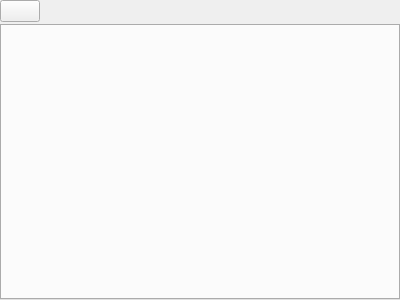
<?xml version="1.0" encoding="UTF-8"?>
<ui version="4.0">
 <class>TileSheetContentPageUI</class>
 <widget class="QWidget" name="TileSheetContentPageUI">
  <property name="geometry">
   <rect>
    <x>0</x>
    <y>0</y>
    <width>400</width>
    <height>300</height>
   </rect>
  </property>
  <property name="windowTitle">
   <string>Form</string>
  </property>
  <layout class="QGridLayout" name="gridLayout">
   <property name="leftMargin">
    <number>0</number>
   </property>
   <property name="topMargin">
    <number>0</number>
   </property>
   <property name="rightMargin">
    <number>0</number>
   </property>
   <property name="bottomMargin">
    <number>0</number>
   </property>
   <property name="spacing">
    <number>2</number>
   </property>
   <item row="1" column="0">
    <widget class="QTabWidget" name="tabWidget">
     <property name="tabsClosable">
      <bool>true</bool>
     </property>
    </widget>
   </item>
   <item row="0" column="0">
    <layout class="QHBoxLayout" name="buttonLayout">
     <item>
      <widget class="QPushButton" name="newButton">
       <property name="sizePolicy">
        <sizepolicy hsizetype="Fixed" vsizetype="Fixed">
         <horstretch>0</horstretch>
         <verstretch>0</verstretch>
        </sizepolicy>
       </property>
       <property name="toolTip">
        <string>Add tile sheet</string>
       </property>
       <property name="text">
        <string/>
       </property>
       <property name="icon">
        <iconset resource="../../tactile2.qrc">
         <normaloff>:/res/icons/icons8/color/64/image.png</normaloff>:/res/icons/icons8/color/64/image.png</iconset>
       </property>
      </widget>
     </item>
     <item>
      <spacer name="buttonSpacer">
       <property name="orientation">
        <enum>Qt::Horizontal</enum>
       </property>
       <property name="sizeHint" stdset="0">
        <size>
         <width>40</width>
         <height>20</height>
        </size>
       </property>
      </spacer>
     </item>
    </layout>
   </item>
  </layout>
 </widget>
 <resources>
  <include location="../../tactile2.qrc"/>
 </resources>
 <connections/>
</ui>
